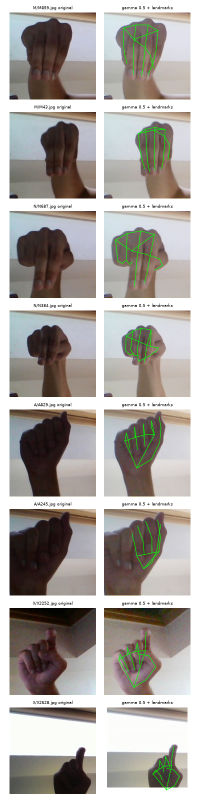
#> input picture results/figures/gamma_recovered.png, 400 x 1600 px (shown at 1/2 size)
$ python -i try_brightening.py   (imports and definitions only)
#> lines starting #> are read from the running program, lines starting #| are printed output that depends on the picture
"""Retry the images MediaPipe failed on, after brightening, and count how many are recovered.

Run from the project root:  python -m scripts.try_brightening
"""

import csv
import os
from multiprocessing import Pool

# [1 line not run here, left out]

import cv2
import matplotlib.pyplot as plt
import mediapipe as mp
import numpy as np
from mediapipe.tasks.python.vision import HandLandmarksConnections

from src import config, extract

OUT_CSV = config.RESULTS_DIR / "brightening_experiment.csv"
GRID_PATH = config.FIGURES_DIR / "gamma_recovered.png"


def clahe(rgb):
    """Equalize contrast locally on the lightness channel only, so colors don't shift."""
    lab = cv2.cvtColor(rgb, cv2.COLOR_RGB2LAB)
#> lab: shape (1600, 400, 3); mean of channels 0, 1, 2 171.6, 129.7, 131.3
    l, a, b = cv2.split(lab)
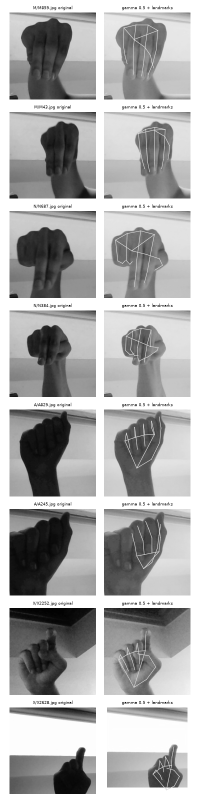
#> l: shape (1600, 400) (shown at 1/2 size); min 0, max 255, mean 171.6
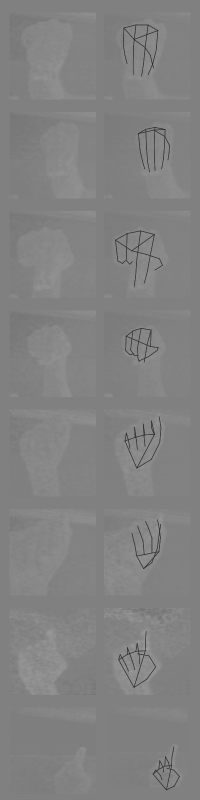
#> a: shape (1600, 400) (shown at 1/2 size); min 42, max 165, mean 129.7
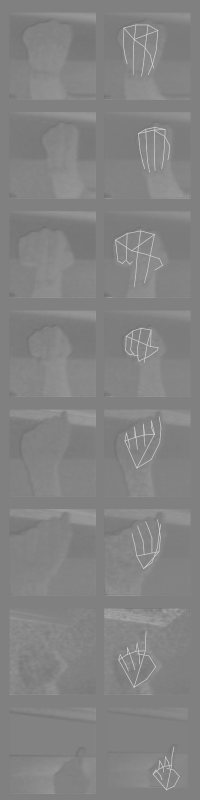
#> b: shape (1600, 400) (shown at 1/2 size); min 104, max 211, mean 131.3
    l = cv2.createCLAHE(clipLimit=3.0, tileGridSize=(8, 8)).apply(l)
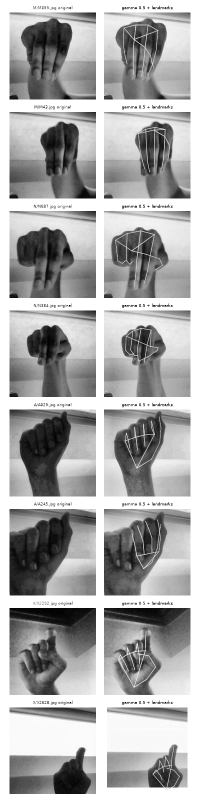
#> l: shape (1600, 400) (shown at 1/2 size); min 0, max 255, mean 170.3
    return cv2.cvtColor(cv2.merge((l, a, b)), cv2.COLOR_LAB2RGB)
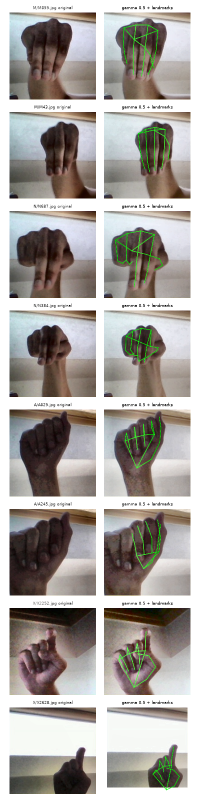
#> returned value: shape (1600, 400, 3) (shown at 1/2 size); mean R, G, B 169.9, 165.1, 160.7


def gamma(rgb, g=0.5):
    table = ((np.arange(256) / 255.0) ** g * 255).astype(np.uint8)
    return cv2.LUT(rgb, table)


METHODS = {
    "clahe": clahe,
    "gamma": gamma,
    "clahe+gamma": lambda rgb: clahe(gamma(rgb)),
}


# [69 lines left out: functions retry_letter, save_grid, main, not called in this run]


# [2 lines not run here, left out]

>>> import cv2
>>> picture = cv2.cvtColor(cv2.imread('../results/figures/gamma_recovered.png'), cv2.COLOR_BGR2RGB)
>>> result = clahe(picture)
